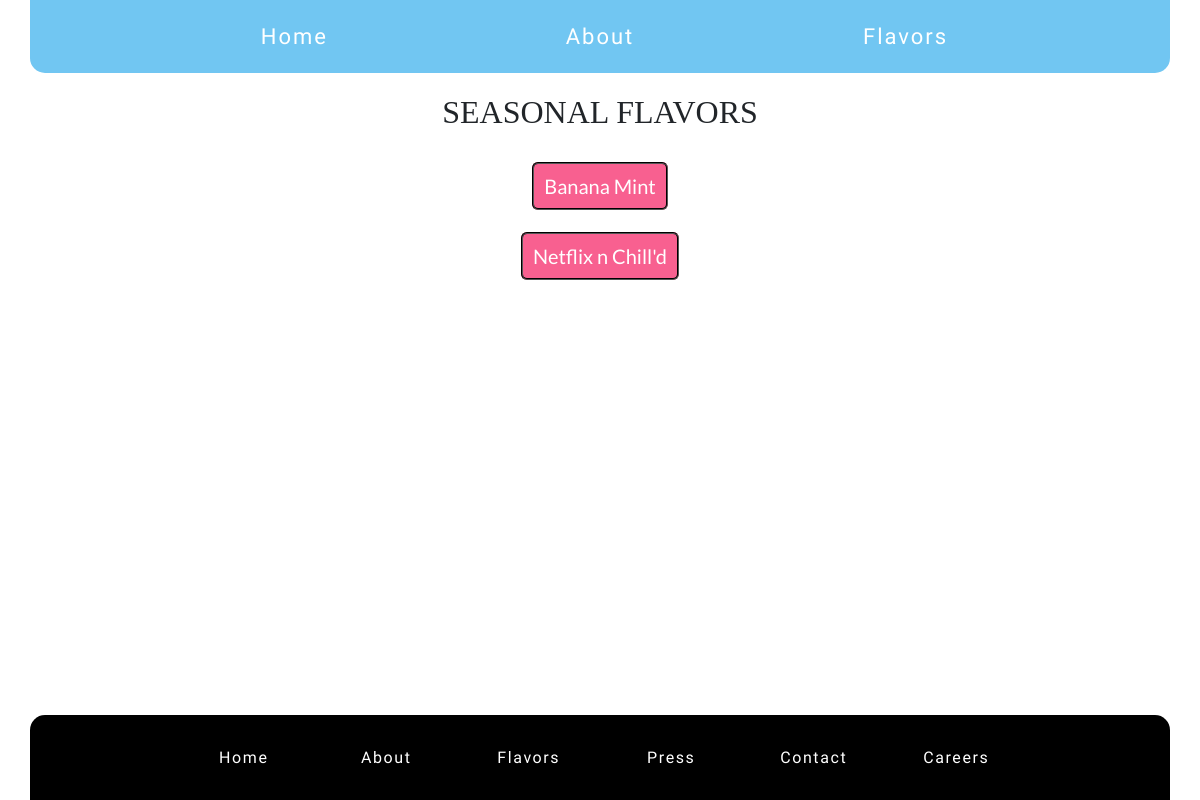
Page /icecream/seasonal_flavors/ on the earlier database version.
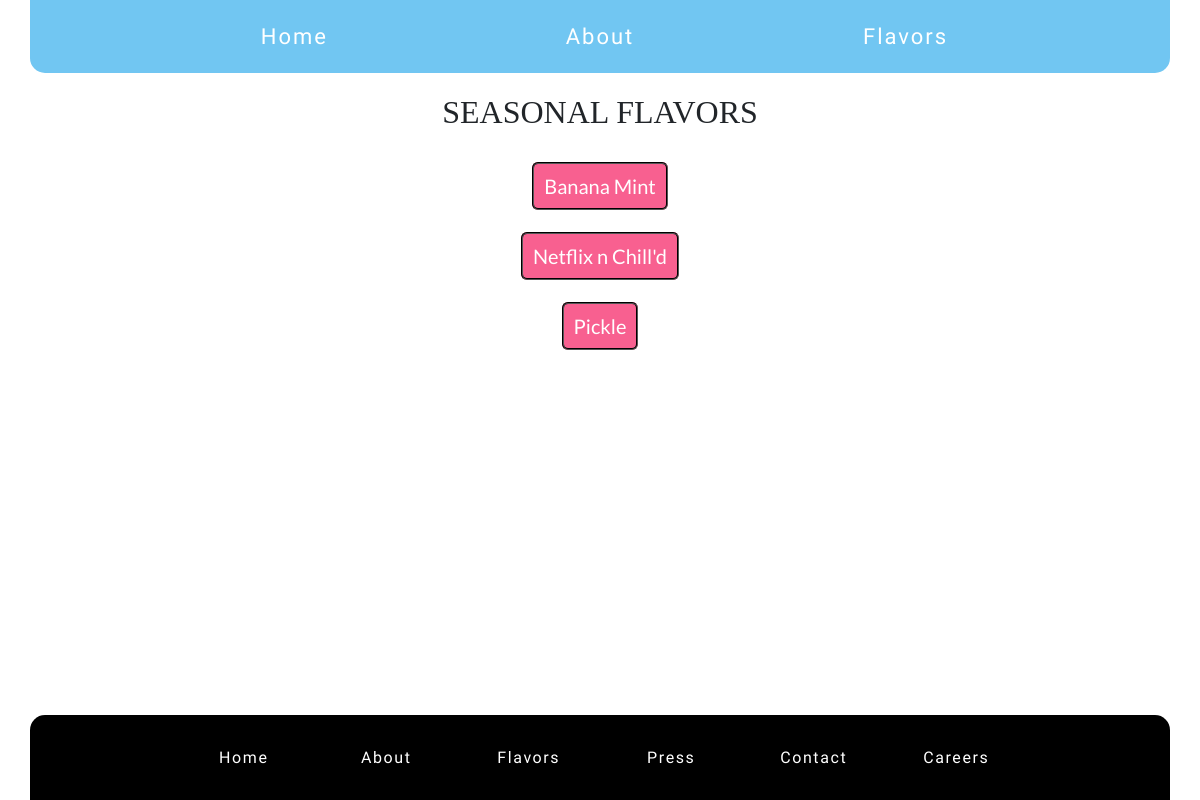
Same page on the later database version.
### icecream/models.py (models this page shows, shortened)
class Icecream(models.Model):
    flavor = models.CharField(max_length = 50)
    base = models.CharField(max_length = 11, choices=BASE)
    available = models.CharField(max_length=9, choices=AVAILABLE)
    Featured = models.BooleanField(choices=BOOL)
    date_churned = models.DateField(default=datetime.date.today)
    class Meta:
        ordering = ['flavor']

### icecream/views.py (the view)
# urls.py: path('seasonal_flavors/', views.SeasonalFlavorView.as_view(), name = 'seasonal_flavors'),
class SeasonalFlavorView(generic.ListView):
    template_name = 'icecream/seasonal_flavors.html'
    model = Icecream
    queryset = Icecream.objects.filter(available='Seasonal')

### icecream/templates/icecream/seasonal_flavors.html
{% extends 'icecream/index.html' %}
{% block content %}
<h2>SEASONAL FLAVORS</h2>
{% for icecream in object_list %}
<p class="flavor-list">
<a id='flavors' href="{% url 'icecream:detail' icecream.id %}" >{{icecream.flavor}}</a>
</p>
{% endfor %}
{% endblock content %}

Differences in the rows shown:
added Icecream: flavor "Pickle"
